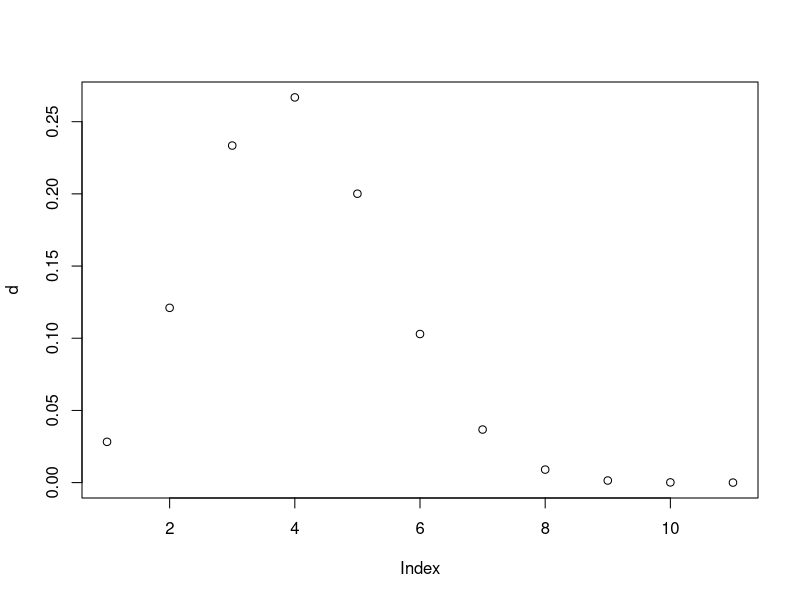
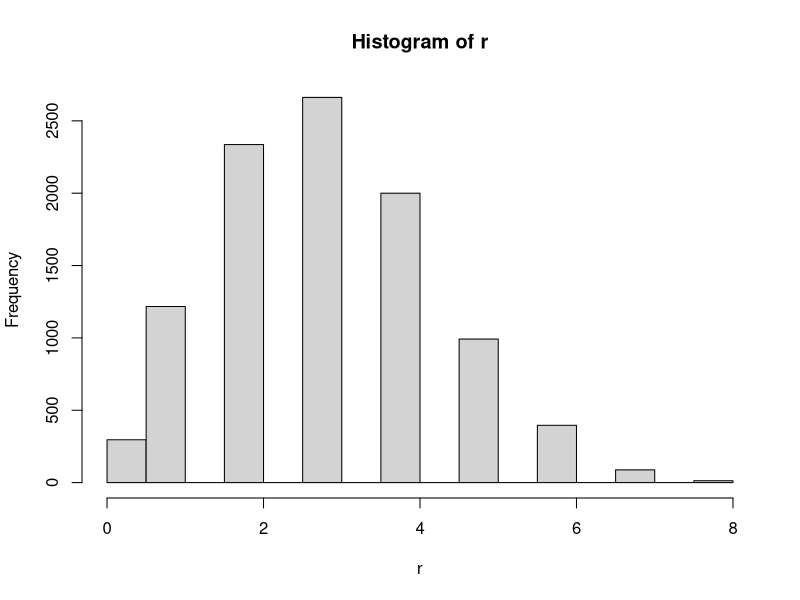
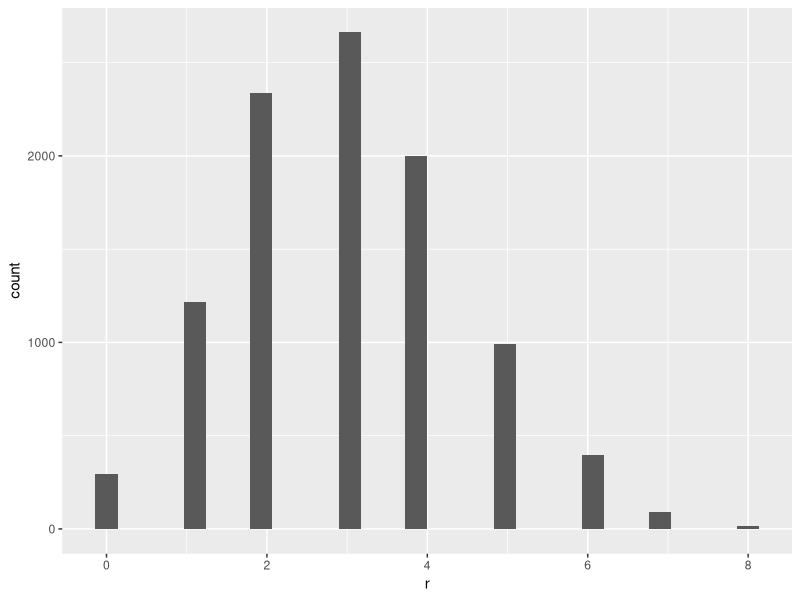

These figures' R source, in order:
## ---- chunk 1
knitr::opts_chunk$set(echo = TRUE)
library(ggplot2)
## ---- chunk 2
options(digits = 4, scipen = 999)

# p = 60% for null hypothesis
# p > 60% for alternate hypothesis
p <- dbinom(5, 10, 0.3)
p


d <- dbinom(0:10, 10, 0.3)
round(d, digits = 4)
plot(d)
cumsum(d)


pb <- pbinom(0:10, 10, 0.3)
pb


q <- qbinom(d, 10, 0.3)
q


r <- rbinom(10000, 10, 0.3)
hist(r)


r2 <- as.data.frame(r)
dim(r2)
plot <- ggplot(r2, aes(x = r))
plot + geom_histogram()
